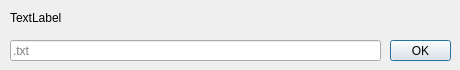
<?xml version="1.0" encoding="UTF-8"?>
<ui version="4.0">
 <class>Dialog</class>
 <widget class="QDialog" name="Dialog">
  <property name="geometry">
   <rect>
    <x>0</x>
    <y>0</y>
    <width>460</width>
    <height>70</height>
   </rect>
  </property>
  <property name="windowTitle">
   <string>输入框</string>
  </property>
  <widget class="QLabel" name="input_tips">
   <property name="geometry">
    <rect>
     <x>10</x>
     <y>10</y>
     <width>541</width>
     <height>16</height>
    </rect>
   </property>
   <property name="text">
    <string>TextLabel</string>
   </property>
  </widget>
  <widget class="QLineEdit" name="Input">
   <property name="geometry">
    <rect>
     <x>10</x>
     <y>40</y>
     <width>371</width>
     <height>21</height>
    </rect>
   </property>
   <property name="inputMask">
    <string/>
   </property>
   <property name="dragEnabled">
    <bool>false</bool>
   </property>
   <property name="placeholderText">
    <string>.txt</string>
   </property>
  </widget>
  <widget class="QPushButton" name="OK">
   <property name="geometry">
    <rect>
     <x>390</x>
     <y>40</y>
     <width>61</width>
     <height>21</height>
    </rect>
   </property>
   <property name="text">
    <string>OK</string>
   </property>
  </widget>
 </widget>
 <tabstops>
  <tabstop>Input</tabstop>
  <tabstop>OK</tabstop>
 </tabstops>
 <resources/>
 <connections>
  <connection>
   <sender>OK</sender>
   <signal>clicked()</signal>
   <receiver>input_tips</receiver>
   <slot>update()</slot>
   <hints>
    <hint type="sourcelabel">
     <x>420</x>
     <y>50</y>
    </hint>
    <hint type="destinationlabel">
     <x>280</x>
     <y>17</y>
    </hint>
   </hints>
  </connection>
 </connections>
</ui>
